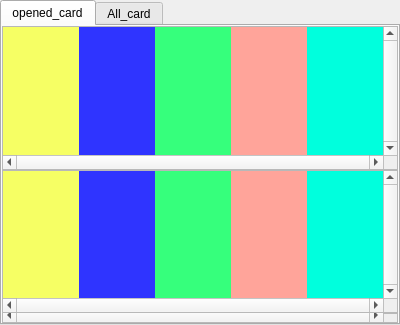
<?xml version="1.0" encoding="UTF-8"?>
<ui version="4.0">
 <class>Form</class>
 <widget class="QWidget" name="Form">
  <property name="geometry">
   <rect>
    <x>0</x>
    <y>0</y>
    <width>400</width>
    <height>325</height>
   </rect>
  </property>
  <property name="sizePolicy">
   <sizepolicy hsizetype="Minimum" vsizetype="Minimum">
    <horstretch>0</horstretch>
    <verstretch>0</verstretch>
   </sizepolicy>
  </property>
  <property name="windowTitle">
   <string>Form</string>
  </property>
  <layout class="QHBoxLayout" name="horizontalLayout_4">
   <property name="spacing">
    <number>0</number>
   </property>
   <property name="leftMargin">
    <number>0</number>
   </property>
   <property name="topMargin">
    <number>0</number>
   </property>
   <property name="rightMargin">
    <number>0</number>
   </property>
   <property name="bottomMargin">
    <number>0</number>
   </property>
   <item>
    <widget class="QTabWidget" name="tabWidget">
     <property name="sizePolicy">
      <sizepolicy hsizetype="Minimum" vsizetype="Minimum">
       <horstretch>0</horstretch>
       <verstretch>0</verstretch>
      </sizepolicy>
     </property>
     <property name="maximumSize">
      <size>
       <width>400</width>
       <height>500</height>
      </size>
     </property>
     <property name="currentIndex">
      <number>0</number>
     </property>
     <property name="elideMode">
      <enum>Qt::ElideNone</enum>
     </property>
     <widget class="QWidget" name="tabWidgetPage_1">
      <attribute name="title">
       <string>opened_card</string>
      </attribute>
      <layout class="QVBoxLayout" name="verticalLayout_3">
       <property name="spacing">
        <number>0</number>
       </property>
       <property name="leftMargin">
        <number>0</number>
       </property>
       <property name="topMargin">
        <number>0</number>
       </property>
       <property name="rightMargin">
        <number>0</number>
       </property>
       <property name="bottomMargin">
        <number>0</number>
       </property>
       <item>
        <layout class="QVBoxLayout" name="verticalLayout_1">
         <property name="spacing">
          <number>0</number>
         </property>
         <item>
          <widget class="QScrollArea" name="scrollArea_1">
           <property name="sizePolicy">
            <sizepolicy hsizetype="Minimum" vsizetype="Minimum">
             <horstretch>0</horstretch>
             <verstretch>0</verstretch>
            </sizepolicy>
           </property>
           <property name="maximumSize">
            <size>
             <width>16777215</width>
             <height>16777215</height>
            </size>
           </property>
           <property name="verticalScrollBarPolicy">
            <enum>Qt::ScrollBarAlwaysOn</enum>
           </property>
           <property name="horizontalScrollBarPolicy">
            <enum>Qt::ScrollBarAlwaysOn</enum>
           </property>
           <property name="sizeAdjustPolicy">
            <enum>QAbstractScrollArea::AdjustToContents</enum>
           </property>
           <property name="widgetResizable">
            <bool>true</bool>
           </property>
           <widget class="QWidget" name="scrollAreaWidgetContents_1">
            <property name="geometry">
             <rect>
              <x>0</x>
              <y>0</y>
              <width>500</width>
              <height>125</height>
             </rect>
            </property>
            <layout class="QHBoxLayout" name="horizontalLayout_2">
             <property name="spacing">
              <number>0</number>
             </property>
             <property name="leftMargin">
              <number>0</number>
             </property>
             <property name="topMargin">
              <number>0</number>
             </property>
             <property name="rightMargin">
              <number>0</number>
             </property>
             <property name="bottomMargin">
              <number>0</number>
             </property>
             <item>
              <widget class="QWidget" name="jobcard_1" native="true">
               <property name="sizePolicy">
                <sizepolicy hsizetype="Preferred" vsizetype="Preferred">
                 <horstretch>0</horstretch>
                 <verstretch>0</verstretch>
                </sizepolicy>
               </property>
               <property name="minimumSize">
                <size>
                 <width>20</width>
                 <height>20</height>
                </size>
               </property>
               <property name="maximumSize">
                <size>
                 <width>100</width>
                 <height>300</height>
                </size>
               </property>
               <property name="styleSheet">
                <string notr="true">background-color: rgb(246, 255, 100);</string>
               </property>
              </widget>
             </item>
             <item>
              <widget class="QWidget" name="jobcard_2" native="true">
               <property name="sizePolicy">
                <sizepolicy hsizetype="Preferred" vsizetype="Preferred">
                 <horstretch>0</horstretch>
                 <verstretch>0</verstretch>
                </sizepolicy>
               </property>
               <property name="minimumSize">
                <size>
                 <width>20</width>
                 <height>20</height>
                </size>
               </property>
               <property name="maximumSize">
                <size>
                 <width>100</width>
                 <height>16777215</height>
                </size>
               </property>
               <property name="styleSheet">
                <string notr="true">background-color: rgb(47, 52, 255);</string>
               </property>
              </widget>
             </item>
             <item>
              <widget class="QWidget" name="jobcard_3" native="true">
               <property name="sizePolicy">
                <sizepolicy hsizetype="Preferred" vsizetype="Preferred">
                 <horstretch>0</horstretch>
                 <verstretch>0</verstretch>
                </sizepolicy>
               </property>
               <property name="minimumSize">
                <size>
                 <width>20</width>
                 <height>20</height>
                </size>
               </property>
               <property name="maximumSize">
                <size>
                 <width>100</width>
                 <height>16777215</height>
                </size>
               </property>
               <property name="styleSheet">
                <string notr="true">background-color: rgb(54, 255, 124);</string>
               </property>
              </widget>
             </item>
             <item>
              <widget class="QWidget" name="jobcard_4" native="true">
               <property name="sizePolicy">
                <sizepolicy hsizetype="Preferred" vsizetype="Preferred">
                 <horstretch>0</horstretch>
                 <verstretch>0</verstretch>
                </sizepolicy>
               </property>
               <property name="minimumSize">
                <size>
                 <width>20</width>
                 <height>20</height>
                </size>
               </property>
               <property name="maximumSize">
                <size>
                 <width>100</width>
                 <height>16777215</height>
                </size>
               </property>
               <property name="styleSheet">
                <string notr="true">background-color: rgb(255, 164, 154);</string>
               </property>
              </widget>
             </item>
             <item>
              <widget class="QWidget" name="jobcard_5" native="true">
               <property name="sizePolicy">
                <sizepolicy hsizetype="Preferred" vsizetype="Preferred">
                 <horstretch>0</horstretch>
                 <verstretch>0</verstretch>
                </sizepolicy>
               </property>
               <property name="minimumSize">
                <size>
                 <width>20</width>
                 <height>20</height>
                </size>
               </property>
               <property name="maximumSize">
                <size>
                 <width>100</width>
                 <height>16777215</height>
                </size>
               </property>
               <property name="styleSheet">
                <string notr="true">background-color: rgb(0, 255, 221);</string>
               </property>
              </widget>
             </item>
            </layout>
           </widget>
          </widget>
         </item>
         <item>
          <widget class="QScrollArea" name="scrollArea_2">
           <property name="sizePolicy">
            <sizepolicy hsizetype="Minimum" vsizetype="Minimum">
             <horstretch>0</horstretch>
             <verstretch>0</verstretch>
            </sizepolicy>
           </property>
           <property name="maximumSize">
            <size>
             <width>16777215</width>
             <height>16777215</height>
            </size>
           </property>
           <property name="verticalScrollBarPolicy">
            <enum>Qt::ScrollBarAlwaysOn</enum>
           </property>
           <property name="horizontalScrollBarPolicy">
            <enum>Qt::ScrollBarAlwaysOn</enum>
           </property>
           <property name="sizeAdjustPolicy">
            <enum>QAbstractScrollArea::AdjustToContents</enum>
           </property>
           <property name="widgetResizable">
            <bool>true</bool>
           </property>
           <widget class="QWidget" name="scrollAreaWidgetContents_2">
            <property name="geometry">
             <rect>
              <x>0</x>
              <y>0</y>
              <width>500</width>
              <height>125</height>
             </rect>
            </property>
            <layout class="QHBoxLayout" name="horizontalLayout_3">
             <property name="spacing">
              <number>0</number>
             </property>
             <property name="leftMargin">
              <number>0</number>
             </property>
             <property name="topMargin">
              <number>0</number>
             </property>
             <property name="rightMargin">
              <number>0</number>
             </property>
             <property name="bottomMargin">
              <number>0</number>
             </property>
             <item>
              <widget class="QWidget" name="subcard_1" native="true">
               <property name="sizePolicy">
                <sizepolicy hsizetype="Preferred" vsizetype="Preferred">
                 <horstretch>0</horstretch>
                 <verstretch>0</verstretch>
                </sizepolicy>
               </property>
               <property name="minimumSize">
                <size>
                 <width>20</width>
                 <height>20</height>
                </size>
               </property>
               <property name="maximumSize">
                <size>
                 <width>100</width>
                 <height>300</height>
                </size>
               </property>
               <property name="styleSheet">
                <string notr="true">background-color: rgb(246, 255, 100);</string>
               </property>
              </widget>
             </item>
             <item>
              <widget class="QWidget" name="subcard_2" native="true">
               <property name="sizePolicy">
                <sizepolicy hsizetype="Preferred" vsizetype="Preferred">
                 <horstretch>0</horstretch>
                 <verstretch>0</verstretch>
                </sizepolicy>
               </property>
               <property name="minimumSize">
                <size>
                 <width>20</width>
                 <height>20</height>
                </size>
               </property>
               <property name="maximumSize">
                <size>
                 <width>100</width>
                 <height>16777215</height>
                </size>
               </property>
               <property name="styleSheet">
                <string notr="true">background-color: rgb(47, 52, 255);</string>
               </property>
              </widget>
             </item>
             <item>
              <widget class="QWidget" name="subcard_3" native="true">
               <property name="sizePolicy">
                <sizepolicy hsizetype="Preferred" vsizetype="Preferred">
                 <horstretch>0</horstretch>
                 <verstretch>0</verstretch>
                </sizepolicy>
               </property>
               <property name="minimumSize">
                <size>
                 <width>20</width>
                 <height>20</height>
                </size>
               </property>
               <property name="maximumSize">
                <size>
                 <width>100</width>
                 <height>16777215</height>
                </size>
               </property>
               <property name="styleSheet">
                <string notr="true">background-color: rgb(54, 255, 124);</string>
               </property>
              </widget>
             </item>
             <item>
              <widget class="QWidget" name="subcard_4" native="true">
               <property name="sizePolicy">
                <sizepolicy hsizetype="Preferred" vsizetype="Preferred">
                 <horstretch>0</horstretch>
                 <verstretch>0</verstretch>
                </sizepolicy>
               </property>
               <property name="minimumSize">
                <size>
                 <width>20</width>
                 <height>20</height>
                </size>
               </property>
               <property name="maximumSize">
                <size>
                 <width>100</width>
                 <height>16777215</height>
                </size>
               </property>
               <property name="styleSheet">
                <string notr="true">background-color: rgb(255, 164, 154);</string>
               </property>
              </widget>
             </item>
             <item>
              <widget class="QWidget" name="subcard_5" native="true">
               <property name="sizePolicy">
                <sizepolicy hsizetype="Preferred" vsizetype="Preferred">
                 <horstretch>0</horstretch>
                 <verstretch>0</verstretch>
                </sizepolicy>
               </property>
               <property name="minimumSize">
                <size>
                 <width>20</width>
                 <height>20</height>
                </size>
               </property>
               <property name="maximumSize">
                <size>
                 <width>100</width>
                 <height>16777215</height>
                </size>
               </property>
               <property name="styleSheet">
                <string notr="true">background-color: rgb(0, 255, 221);</string>
               </property>
              </widget>
             </item>
            </layout>
           </widget>
          </widget>
         </item>
         <item>
          <widget class="QScrollArea" name="scrollArea_3">
           <property name="sizePolicy">
            <sizepolicy hsizetype="Minimum" vsizetype="Minimum">
             <horstretch>0</horstretch>
             <verstretch>0</verstretch>
            </sizepolicy>
           </property>
           <property name="maximumSize">
            <size>
             <width>16777215</width>
             <height>10</height>
            </size>
           </property>
           <property name="verticalScrollBarPolicy">
            <enum>Qt::ScrollBarAlwaysOn</enum>
           </property>
           <property name="horizontalScrollBarPolicy">
            <enum>Qt::ScrollBarAlwaysOn</enum>
           </property>
           <property name="sizeAdjustPolicy">
            <enum>QAbstractScrollArea::AdjustToContents</enum>
           </property>
           <property name="widgetResizable">
            <bool>true</bool>
           </property>
           <widget class="QWidget" name="scrollAreaWidgetContents_3">
            <property name="geometry">
             <rect>
              <x>0</x>
              <y>0</y>
              <width>564</width>
              <height>124</height>
             </rect>
            </property>
            <layout class="QHBoxLayout" name="horizontalLayout">
             <item>
              <widget class="QWidget" name="maincard_1" native="true">
               <property name="sizePolicy">
                <sizepolicy hsizetype="Preferred" vsizetype="Preferred">
                 <horstretch>0</horstretch>
                 <verstretch>0</verstretch>
                </sizepolicy>
               </property>
               <property name="minimumSize">
                <size>
                 <width>20</width>
                 <height>20</height>
                </size>
               </property>
               <property name="maximumSize">
                <size>
                 <width>100</width>
                 <height>300</height>
                </size>
               </property>
               <property name="styleSheet">
                <string notr="true">background-color: rgb(246, 255, 100);</string>
               </property>
              </widget>
             </item>
             <item>
              <widget class="QWidget" name="maincard_2" native="true">
               <property name="sizePolicy">
                <sizepolicy hsizetype="Preferred" vsizetype="Preferred">
                 <horstretch>0</horstretch>
                 <verstretch>0</verstretch>
                </sizepolicy>
               </property>
               <property name="minimumSize">
                <size>
                 <width>20</width>
                 <height>20</height>
                </size>
               </property>
               <property name="maximumSize">
                <size>
                 <width>100</width>
                 <height>16777215</height>
                </size>
               </property>
               <property name="styleSheet">
                <string notr="true">background-color: rgb(47, 52, 255);</string>
               </property>
              </widget>
             </item>
             <item>
              <widget class="QWidget" name="maincard_3" native="true">
               <property name="sizePolicy">
                <sizepolicy hsizetype="Preferred" vsizetype="Preferred">
                 <horstretch>0</horstretch>
                 <verstretch>0</verstretch>
                </sizepolicy>
               </property>
               <property name="minimumSize">
                <size>
                 <width>20</width>
                 <height>20</height>
                </size>
               </property>
               <property name="maximumSize">
                <size>
                 <width>100</width>
                 <height>16777215</height>
                </size>
               </property>
               <property name="styleSheet">
                <string notr="true">background-color: rgb(54, 255, 124);</string>
               </property>
              </widget>
             </item>
             <item>
              <widget class="QWidget" name="maincard_4" native="true">
               <property name="sizePolicy">
                <sizepolicy hsizetype="Preferred" vsizetype="Preferred">
                 <horstretch>0</horstretch>
                 <verstretch>0</verstretch>
                </sizepolicy>
               </property>
               <property name="minimumSize">
                <size>
                 <width>20</width>
                 <height>20</height>
                </size>
               </property>
               <property name="maximumSize">
                <size>
                 <width>100</width>
                 <height>16777215</height>
                </size>
               </property>
               <property name="styleSheet">
                <string notr="true">background-color: rgb(255, 164, 154);</string>
               </property>
              </widget>
             </item>
             <item>
              <widget class="QWidget" name="maincard_5" native="true">
               <property name="sizePolicy">
                <sizepolicy hsizetype="Preferred" vsizetype="Preferred">
                 <horstretch>0</horstretch>
                 <verstretch>0</verstretch>
                </sizepolicy>
               </property>
               <property name="minimumSize">
                <size>
                 <width>20</width>
                 <height>20</height>
                </size>
               </property>
               <property name="maximumSize">
                <size>
                 <width>100</width>
                 <height>16777215</height>
                </size>
               </property>
               <property name="styleSheet">
                <string notr="true">background-color: rgb(0, 255, 221);</string>
               </property>
              </widget>
             </item>
            </layout>
           </widget>
          </widget>
         </item>
        </layout>
       </item>
      </layout>
     </widget>
     <widget class="QWidget" name="tabWidgetPage_2">
      <attribute name="title">
       <string>All_card</string>
      </attribute>
      <layout class="QGridLayout" name="gridLayout">
       <item row="0" column="0">
        <widget class="QPushButton" name="pushButton_1">
         <property name="sizePolicy">
          <sizepolicy hsizetype="Fixed" vsizetype="Fixed">
           <horstretch>0</horstretch>
           <verstretch>0</verstretch>
          </sizepolicy>
         </property>
         <property name="minimumSize">
          <size>
           <width>100</width>
           <height>50</height>
          </size>
         </property>
         <property name="text">
          <string>클릭시 카드 전체 팝업창</string>
         </property>
        </widget>
       </item>
      </layout>
     </widget>
    </widget>
   </item>
  </layout>
 </widget>
 <resources/>
 <connections/>
</ui>
